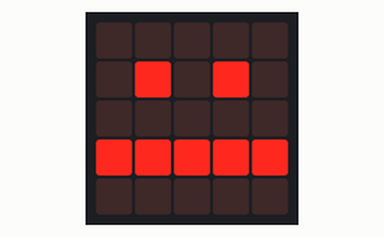
Bench run of a program on a simulated BBC micro:bit (MakeCode). Parts: the board's 5×5 LED display.

Above: at 0.2 s.
At 0.6 s:
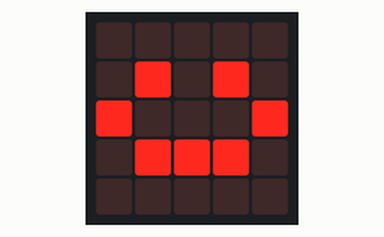
At 1.01 s:
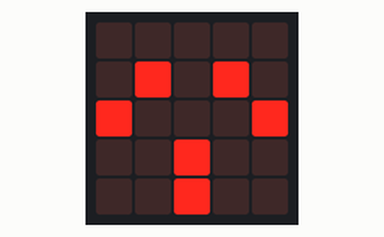

The program:

main.ts
```typescript
basic.forever(function () {
    basic.showLeds(`
        . . . . .
        . # . # .
        . . . . .
        # # # # #
        . . . . .
        `)
    basic.showLeds(`
        . . . . .
        . # . # .
        # . . . #
        . # # # .
        . . . . .
        `)
    basic.showLeds(`
        . . . . .
        . # . # .
        # . . . #
        . . # . .
        . . # . .
        `)
})
```

test.ts
```typescript
// 在這裡測試；當此封包作為擴充功能時，將不會編譯此內容。
```

Measured:
- by itself, everything shown: repeats every 1.2 s, in 3 steps
- what the display in image 1 shows lasts 0.4 s, from 0.4 s to 0.8 s
